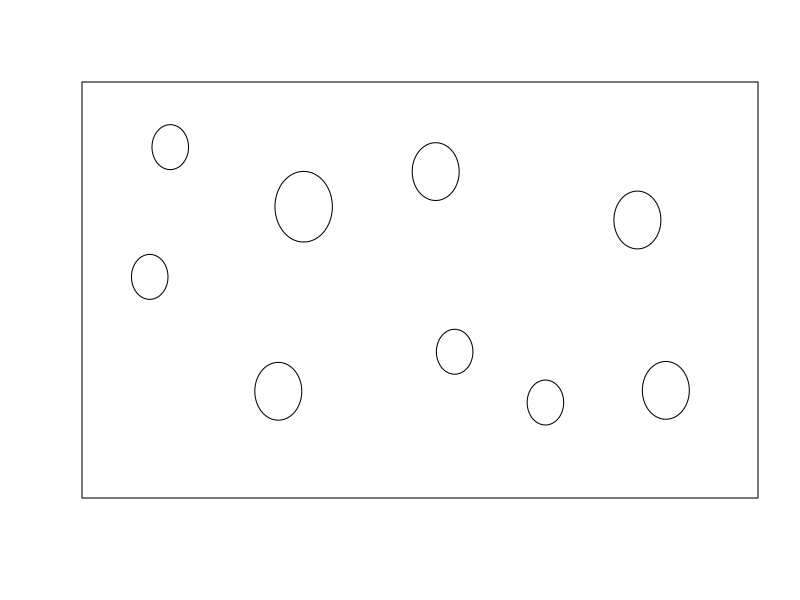

R code for this plot:


# Author: Jeremy Mobley
# Program to randomize the location of the mirrors on my wall

# Heavily based on code found at the following:
#https://www.r-bloggers.com/plotting-non-overlapping-circles/
#https://www.r-bloggers.com/circle-packing-with-r/



# list of circles to draw
mirrors2sets <- sort(c(7,7,9,9, 7,7,9,9,11), decreasing = TRUE)

# function to draw circle
draw.circle <- function(x, y, r, col) { 
  lines( cos(seq(0, 2*pi, pi/180)) * r + x, sin(seq(0, 2*pi, pi/180)) * r + y, col=col)
}

# function to calculate distance
calc_distance <- function(x1, y1, x2, y2){sqrt((x2 - x1)^2 + (y2 - y1)^2)}

# function to check overlap between new point and existing circle
check_overlap <- function(xcord1, ycord1, radius1, xcord2, ycord2, radius2, min_separation){
  distance <- calc_distance(xcord1, ycord1, xcord2, ycord2)
  min_distance <- radius1 + radius2
  return(sum(distance<(min_distance + min_separation)))
}


set.seed(123)
wall_height <- 60
wall_width <- 120
min_separation <- 12
min_boundary <- 2
placement_tries <- 0
num_mirrors_to_draw <- length(mirrors2sets)
mat <- data.frame(matrix(ncol=3, nrow=num_mirrors_to_draw))
for (i in 1:num_mirrors_to_draw) {
  circle_rad <- mirrors2sets[i]/2
  x <- runif(1, circle_rad + min_boundary, wall_width - circle_rad - min_boundary)
  y <- runif(1, circle_rad + min_boundary, wall_height - circle_rad - min_boundary)
  if (i > 1){
    # check if new mirror overlaps with previously placed mirrors
    prev_mirror <- (1:(i-1))
    while(check_overlap(x, y, circle_rad, mat$X2[prev_mirror], mat$X3[prev_mirror], 
                        mat$X1[prev_mirror], min_separation) > 0){
      x <- runif(1, circle_rad + min_boundary, wall_width - circle_rad - min_boundary)
      y <- runif(1, circle_rad + min_boundary + 6, wall_height - circle_rad - min_boundary)
      placement_tries <- placement_tries + 1
      }
    }
  # add mirror to matrix of placed mirrors
  mat[i,] <- c(circle_rad,x,y)
}
print(paste0("number of overlap attempts to place mirror: ", placement_tries))


# plot circles
plot(0, type="n", xlim=c(0,wall_width), ylim=c(0,wall_height), ylab="", xlab="", xaxt='n', yaxt='n')
for(i in 1:nrow(mat)){
  draw.circle(mat$X2[i], mat$X3[i], mat$X1[i], col=rgb(0,0,0))
}


# save out mirror center placements as csv
setwd("~/GitHub/mirrors")



